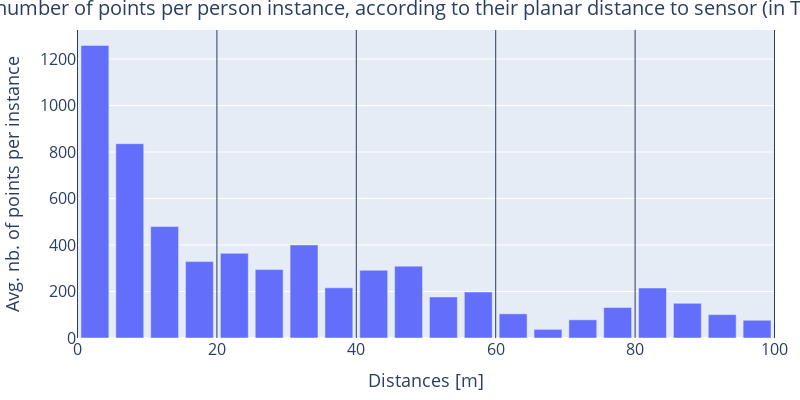

Here is the notebook cell this chart was saved with:
### Markdown cell above
#### Distribution of the average number of points per sample

### Code cell
# fig=px.bar(result, "dist_bucket","nb_points", title="Average number of points per person instance, <br>according to their planar distance to sensor (in Train split)")
# fig.update_layout(xaxis_title=f"Distance ranges [x:x+{bucket_size}]", yaxis_title="Average number of point per person instance")


fig=px.bar(result[result.dist_bucket<100], "dist_bucket","mean_nb_pts", title="Average number of points per person instance, according to their planar distance to sensor (in Train split)")
fig.update_layout(xaxis_title=f"Distances [m]", yaxis_title="Avg. nb. of points per instance",title_x=0.5)
fig.update_layout(
    autosize=False,
    width=800,
    height=400,
)
fig.update_layout(
xaxis = dict(
                    tickmode='array', #change 1
                    tickvals = np.arange(-2.5,125,20), #change 2
                    ticktext = np.arange(0,130,20), #change 3
                    ),)

fig.update_xaxes(ticklabelposition='outside top')
for i in range(0, 110, 20):
    fig.add_vline(x=i - 2.5, line_width=1)
fig.update_layout(
    title=dict(font=dict(size=20)),
    margin=dict(l=20, r=20, t=30, b=20),
    xaxis_title_font=dict(size=18),  # X-axis title font size
    yaxis_title_font=dict(size=18),  # Y-axis title font size
    xaxis=dict(tickfont=dict(size=16)),  # X-axis tick font size
    yaxis=dict(tickfont=dict(size=16))  # Y-axis tick font size
)
# fig.write_image("/workspaces/baseline/exp/figures/report_figs/train_split_avg_nb_pts_per_instance.png", scale=4)
fig.show()

### Figure 1 — Plotly figure (JSON) as saved in the notebook; plotly's stock layout.template omitted (floating-point values rounded to 4 significant figures)
{"data": [{"alignmentgroup": "True", "hovertemplate": "dist_bucket=%{x}<br>mean_nb_pts=%{y}<extra></extra>", "legendgroup": "", "marker": {"color": "#636efa", "pattern": {"shape": ""}}, "name": "", "offsetgroup": "", "orientation": "v", "showlegend": false, "textposition": "auto", "type": "bar", "x": [0, 5, 10, 15, 20, 25, 30, 35, 40, 45, 50, 55, 60, 65, 70, 75, 80, 85, 90, 95], "xaxis": "x", "y": [1259.0, 835.8, 479.2, 328.7, 364.2, 294.2, 400.2, 215.7, 291.2, 309.1, 176.5, 197.8, 103.9, 37.11, 78.21, 131.2, 215, 149.1, 100.6, 76.4], "yaxis": "y"}], "layout": {"autosize": false, "barmode": "relative", "height": 400, "legend": {"tracegroupgap": 0}, "margin": {"b": 20, "l": 20, "r": 20, "t": 30}, "shapes": [{"line": {"width": 1}, "type": "line", "x0": -2.5, "x1": -2.5, "xref": "x", "y0": 0, "y1": 1, "yref": "y domain"}, {"line": {"width": 1}, "type": "line", "x0": 17.5, "x1": 17.5, "xref": "x", "y0": 0, "y1": 1, "yref": "y domain"}, {"line": {"width": 1}, "type": "line", "x0": 37.5, "x1": 37.5, "xref": "x", "y0": 0, "y1": 1, "yref": "y domain"}, {"line": {"width": 1}, "type": "line", "x0": 57.5, "x1": 57.5, "xref": "x", "y0": 0, "y1": 1, "yref": "y domain"}, {"line": {"width": 1}, "type": "line", "x0": 77.5, "x1": 77.5, "xref": "x", "y0": 0, "y1": 1, "yref": "y domain"}, {"line": {"width": 1}, "type": "line", "x0": 97.5, "x1": 97.5, "xref": "x", "y0": 0, "y1": 1, "yref": "y domain"}], "title": {"font": {"size": 20}, "text": "Average number of points per person instance, according to their planar distance to sensor (in Train split)", "x": 0.5}, "width": 800, "xaxis": {"anchor": "y", "domain": [0, 1], "tickfont": {"size": 16}, "ticklabelposition": "outside top", "tickmode": "array", "ticktext": [0, 20, 40, 60, 80, 100, 120], "tickvals": [-2.5, 17.5, 37.5, 57.5, 77.5, 97.5, 117.5], "title": {"font": {"size": 18}, "text": "Distances [m]"}}, "yaxis": {"anchor": "x", "domain": [0, 1], "tickfont": {"size": 16}, "title": {"font": {"size": 18}, "text": "Avg. nb. of points per instance"}}}}
